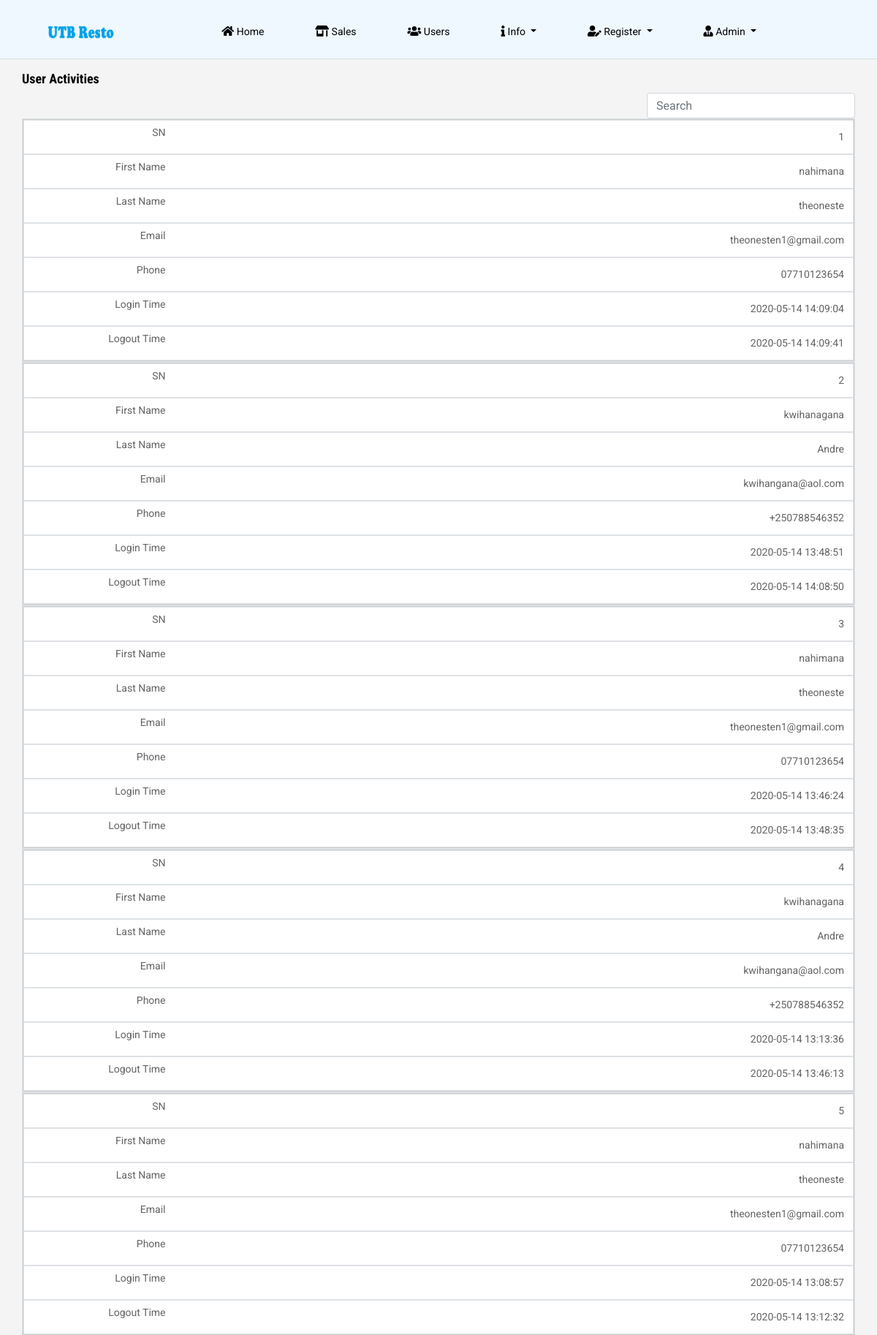
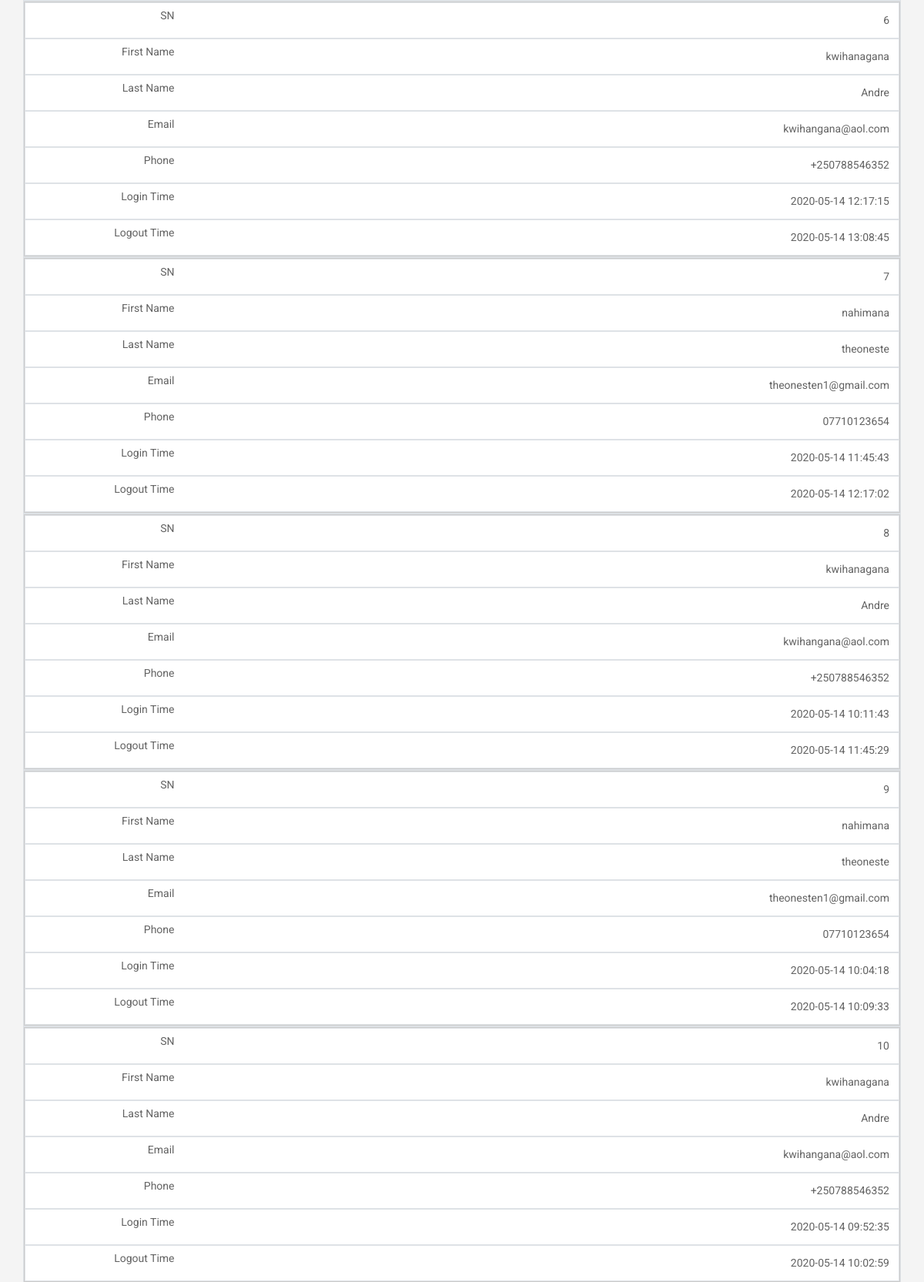
The app's page /log.php (signed in, upper part) with its own data (2 pictures, top to bottom).
### tables this page shows
CREATE TABLE `user_logout` (
  `logout_id` int(11) NOT NULL,
  `user_fname` varchar(20) DEFAULT NULL,
  `user_lname` varchar(20) DEFAULT NULL,
  `user_email` varchar(30) DEFAULT NULL,
  `user_phone` varchar(13) DEFAULT NULL,
  `user_username` varchar(20) DEFAULT NULL,
  `activity_id` int(11) DEFAULT NULL,
  `register_date` timestamp NOT NULL DEFAULT CURRENT_TIMESTAMP ON UPDATE CURRENT_TIMESTAMP
);

CREATE TABLE `users_activity` (
  `activity_id` int(11) NOT NULL,
  `user_fname` varchar(20) NOT NULL,
  `user_lname` varchar(20) NOT NULL,
  `user_email` varchar(50) NOT NULL,
  `user_phone` varchar(13) NOT NULL,
  `user_username` varchar(20) NOT NULL,
  `user_id` int(11) NOT NULL,
  `register_date` timestamp NOT NULL DEFAULT CURRENT_TIMESTAMP ON UPDATE CURRENT_TIMESTAMP
);

### log.php (the view, shortened to what this page needs)
<!doctype html>
<html lang="en">
<?php
include('config.php');
$session = $_SESSION['name'];
$sel_admin = mysqli_query($con, "select user_type,status from admin where admin_name = '$session'");
while($row = mysqli_fetch_array($sel_admin)){
   $user_type = $row['user_type'];
    $status = $row['status'];
}
if(!$_SESSION['name']){
header("location: index.php");
}
else if($user_type != 'admin'){
header("location: no-access.php");
}
else if( $status != 'Active'){
    header("location: access-revoked.php");
}
else{
?>
<head>
    <link rel="stylesheet" href="css/bootstrap.min.css">
    <link rel="stylesheet" href="css/animate.css">
    <link rel="stylesheet" href="css/owl.carousel.min.css">
    <link rel="stylesheet" href="css/all.css">
    <link rel="stylesheet" href="css/flaticon.css">
    <link rel="stylesheet" href="css/themify-icons.css">
    <link rel="stylesheet" href="css/magnific-popup.css">
    <link rel="stylesheet" href="css/slick.css">
    <link rel="stylesheet" href="css/style.css">
    <link rel="stylesheet" href="./charts/css/log.css">
  <link href="https://maxcdn.bootstrapcdn.com/font-awesome/latest/css/font-awesome.min.css" rel="stylesheet">
</head>
<body>
<div id="container">
    <div class="head-color">
   <header class="main_menu home_menu">
        <div class="container-fluid">
            <div class="row align-items-center justify-content-center">
                <div class="col-lg-11">
                    <nav class="navbar navbar-expand-lg navbar-light">
                        <a class="navbar-brand" href="home.php"> <img src="img/logo3.png" width="92px" height="21px" alt="logo"> </a>
                        <div class="collapse navbar-collapse main-menu-item" id="navbarSupportedContent">
                            <ul class="navbar-nav">
                                <li class="nav-item">
                                    <a class="nav-link" href="home.php">
                                    <i class="fas fa-home"></i> Home</a>
                                </li>
                                <li class="nav-item">
                                    <a class="nav-link" href="payment.php"><i class="fas fa-store-alt"></i> Sales</a>
                                </li>
                                <li class="nav-item">
                                    <a class="nav-link" href="users.php"><i class="fas fa-users"></i> Users</a>
                                </li>
                                <li class="nav-item dropdown">
                                    <a class="nav-link dropdown-toggle" href="" id="navbarDropdown_2"
                                        role="button" data-toggle="dropdown" aria-haspopup="true" aria-expanded="false">
                                        <i class="fas fa-info"></i> Info
                                    </a>
                                </li>
                                <li class="nav-item dropdown">
                                    <a class="nav-link dropdown-toggle" href="" id="navbarDropdown_2"
                                        role="button" data-toggle="dropdown" aria-haspopup="true" aria-expanded="false">
                                        <i class="fas fa-user-edit"></i> Register
                                    </a>
                                </li>
                                <li class="nav-item dropdown">
                                    <a class="nav-link dropdown-toggle" href="" id="navbarDropdown_2"
                                        role="button" data-toggle="dropdown" aria-haspopup="true" aria-expanded="false">
                                        <i class="fas fa-user-tie"></i> <?php echo $_SESSION['name']; ?>
                                    </a>
                                </li>
                            </ul>
                        </div>
                    </nav>
                </div>
            </div>
        </div>
    </header>
    <hr>
   </div>
<div id="page" class="clearfix">
<div class="container col-sm-10 col-md-10 col-lg-10">
<h4><strong>User Activities</strong></h4>
        <div class="row">
        <div class="col-lg-12">
     <div class="form-group">
           <form>
           <input type="text" class="form-control pull-right" style="width:25%; height: 35px;" id="search" placeholder="Search">
          </form>
     </div>
 <table class="table-bordered table pull-right" id="mytable" cellspacing="0" style="width: 100%;">
  <?php
        if (isset($_GET['pageno'])) {
            $pageno = $_GET['pageno'];
        } else {
            $pageno = 1;
        }
        $no_of_records_per_page = 50;
        $offset = ($pageno-1) * $no_of_records_per_page;
        $sql = "SELECT * FROM users_activity order by register_date DESC  LIMIT $offset, $no_of_records_per_page";
        $res_data = mysqli_query($con,$sql);
        $i = 0;
        while($row = mysqli_fetch_array($res_data)){
                     $fname = $row['user_fname'];
                     $lname = $row['user_lname'];
                     $email = $row['user_email'];
                     $phone = $row['user_phone'];
                     $date = $row['register_date'];
                     $act_id =$row['activity_id'];
            $sel_out = mysqli_query($con, "select * from user_logout where activity_id = '$act_id' order by activity_id DESC");
            while($row = mysqli_fetch_array($sel_out)){
                    $out = $row['register_date'];
                    $i++;
    ?>
  <tbody>
  <tr style="text-align: right;">
             <td><?php echo $i; ?></td>
                <td style="text-transform: capitalize;"><?php echo $fname; ?></td>
                <td style="text-transform: capitalize;"><?php echo $lname; ?></td>
                <td ><?php echo $email; ?></td>
                <td><?php echo $phone; ?></td>
                <td><?php echo $date; ?></td>
                <td><?php echo $out; ?></td>
            </tr>
  </tbody>
  <?php } } ?>
</table>
</div>
    </div>
</div>
<br>
</div>
</body>
</html>
<?php include('auto_logout.php'); } ?>

### css/all.css (style rules this page uses)
.fa, .fas, .far, .fal, .fab { -moz-osx-font-smoothing: grayscale; -webkit-font-smoothing: antialiased; display: inline-block; font-style: normal; font-variant: normal; text-rendering: auto; line-height: 1; }
.fa-home:before { content: "\f015"; }
.fa-info:before { content: "\f129"; }
.fa-store-alt:before { content: "\f54f"; }
.fa-user-edit:before { content: "\f4ff"; }
.fa-user-tie:before { content: "\f508"; }
.fa-users:before { content: "\f0c0"; }
.fa, .fas { font-family: 'Font Awesome 5 Free'; font-weight: 900; }

### charts/css/log.css (style rules this page uses)
@media only screen and (max-width: 760px),
(min-device-width: 768px) and (max-device-width: 1024px) { table, thead, tbody, th, td, tr { display: block; } }
@media only screen and (max-width: 760px),
(min-device-width: 768px) and (max-device-width: 1024px) { tr { border: 1px solid #ccc; } }
@media only screen and (max-width: 760px),
(min-device-width: 768px) and (max-device-width: 1024px) { td { border: none; border-bottom: 1px solid #eee; position: relative; padding-left: 50%; color: black; } }
@media only screen and (max-width: 760px),
(min-device-width: 768px) and (max-device-width: 1024px) { td:before { position: absolute; top: 6px; left: 10px; width: 25%; padding-right: 100px; white-space: nowrap; } }
@media only screen and (max-width: 760px),
(min-device-width: 768px) and (max-device-width: 1024px) { td:nth-of-type(1):before { content: "SN"; } }
@media only screen and (max-width: 760px),
(min-device-width: 768px) and (max-device-width: 1024px) { td:nth-of-type(2):before { content: "First Name"; } }
@media only screen and (max-width: 760px),
(min-device-width: 768px) and (max-device-width: 1024px) { td:nth-of-type(3):before { content: "Last Name"; } }
@media only screen and (max-width: 760px),
(min-device-width: 768px) and (max-device-width: 1024px) { td:nth-of-type(4):before { content: "Email"; } }
@media only screen and (max-width: 760px),
(min-device-width: 768px) and (max-device-width: 1024px) { td:nth-of-type(5):before { content: "Phone"; } }
@media only screen and (max-width: 760px),
(min-device-width: 768px) and (max-device-width: 1024px) { td:nth-of-type(6):before { content: "Login Time"; } }
@media only screen and (max-width: 760px),
(min-device-width: 768px) and (max-device-width: 1024px) { td:nth-of-type(7):before { content: "Logout Time"; } }

### log.php (style rules this page uses)
td, th { padding: 10px; }
td { color: #636363; border: 1px solid #dddfe1; }
tr { background-color: #f9fafb; }
tr:nth-child(odd) { background-color: #ffffff; }
.head-color { background-color: aliceblue; }
header { height: 8vh; }
hr { color: rgb(13, 99, 175); }
html,body { margin: 0; padding:0; height: 100%; }
#container { min-height:100%; height: auto !important; height: 100%; position: relative; }
#page { margin: 0 auto; padding-bottom: 100px; }

### records on screen
user_logout: activity.user_fname "Nahimana", activity.user_lname "Theoneste", activity.user_email "theonesten1@gmail.com", activity.user_phone "07710123654", activity.register_date "2020-05-14 14:09:04", register_date "2020-05-14 14:09:41"
user_logout: activity.user_fname "Kwihanagana", activity.user_lname "Andre", activity.user_email "kwihangana@aol.com", activity.user_phone "+250788546352", activity.register_date "2020-05-14 13:48:51", register_date "2020-05-14 14:08:50"
user_logout: activity.user_fname "Nahimana", activity.user_lname "Theoneste", activity.user_email "theonesten1@gmail.com", activity.user_phone "07710123654", activity.register_date "2020-05-14 13:46:24", register_date "2020-05-14 13:48:35"
user_logout: activity.user_fname "Kwihanagana", activity.user_lname "Andre", activity.user_email "kwihangana@aol.com", activity.user_phone "+250788546352", activity.register_date "2020-05-14 13:13:36", register_date "2020-05-14 13:46:13"
user_logout: activity.user_fname "Nahimana", activity.user_lname "Theoneste", activity.user_email "theonesten1@gmail.com", activity.user_phone "07710123654", activity.register_date "2020-05-14 13:08:57", register_date "2020-05-14 13:12:32"
user_logout: activity.user_fname "Kwihanagana", activity.user_lname "Andre", activity.user_email "kwihangana@aol.com", activity.user_phone "+250788546352", activity.register_date "2020-05-14 12:17:15", register_date "2020-05-14 13:08:45"
user_logout: activity.user_fname "Nahimana", activity.user_lname "Theoneste", activity.user_email "theonesten1@gmail.com", activity.user_phone "07710123654", activity.register_date "2020-05-14 11:45:43", register_date "2020-05-14 12:17:02"
user_logout: activity.user_fname "Kwihanagana", activity.user_lname "Andre", activity.user_email "kwihangana@aol.com", activity.user_phone "+250788546352", activity.register_date "2020-05-14 10:11:43", register_date "2020-05-14 11:45:29"
user_logout: activity.user_fname "Nahimana", activity.user_lname "Theoneste", activity.user_email "theonesten1@gmail.com", activity.user_phone "07710123654", activity.register_date "2020-05-14 10:04:18", register_date "2020-05-14 10:09:33"
user_logout: activity.user_fname "Kwihanagana", activity.user_lname "Andre", activity.user_email "kwihangana@aol.com", activity.user_phone "+250788546352", activity.register_date "2020-05-14 09:52:35", register_date "2020-05-14 10:02:59"

### other values on screen
$_SESSION['name'] "Admin"
